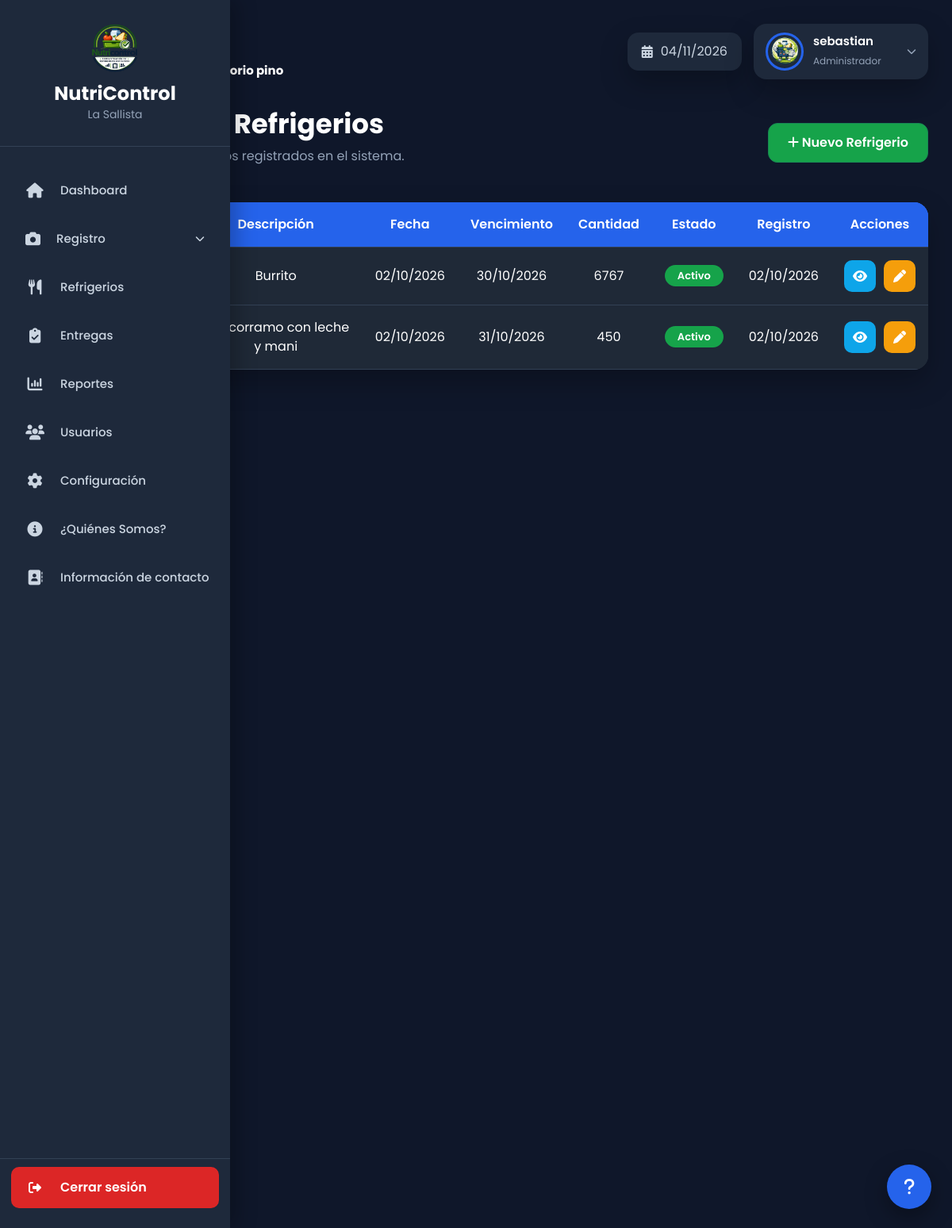
/index.php?url=refrigerios (signed in), run on the app's committed database.
### tables this page shows
CREATE TABLE `refrigerios` (
  `id` int(11) NOT NULL,
  `nombre` varchar(120) NOT NULL,
  `descripcion` text DEFAULT NULL,
  `fecha` date NOT NULL,
  `fecha_vencimiento` date DEFAULT NULL,
  `cantidad` int(11) NOT NULL DEFAULT 0,
  `stock_minimo` int(11) NOT NULL DEFAULT 1,
  `estado` enum('Activo','Inactivo') DEFAULT 'Activo',
  `fecha_registro` timestamp NOT NULL DEFAULT current_timestamp()
);

### app/core/Controller.php (called while the page is built, shortened)
<?php
abstract class Controller
{
    protected function view(string $view, array $data = []): void
    {
        extract($data);
        $archivo = VIEW_PATH . '/' . $view . '.php';
        require $archivo;
    }
}

### app/controllers/RefrigeriosController.php (called while the page is built, shortened)
<?php
require_once APP_PATH . '/core/Controller.php';
require_once MODEL_PATH . '/Refrigerio.php';
class RefrigeriosController extends Controller
{
    private Refrigerio $refrigerioModel;
    public function __construct()
    {
        $this->refrigerioModel = new Refrigerio();
    }
    public function index(): void
    {
        $this->listar();
    }
    public function listar(): void
    {
        $refrigerios = $this->refrigerioModel->listar();
        $this->view('refrigerios/listar', [
            'refrigerios' => $refrigerios,
            'esAdministrador' => $this->esAdministrador(),
            'esSuperAdministrador' => $this->esSuperAdministrador()
        ]);
    }
}

### app/core/Router.php (called while the page is built, shortened)
<?php
class Router
{
    public function ejecutar(): void
    {
        $url = $_GET['url'] ?? '';
        $url = trim($url, '/');
        if ($url === '') {
            $controlador = 'AuthController';
            $metodo = 'index';
            $parametros = [];
        } else {
            $partes = explode('/', $url);
            $metodo = $partes[1] ?? 'index';
            $parametros = array_slice($partes, 2);
        }
        $objeto = new $controlador();
        call_user_func_array(
            [$objeto, $metodo],
            $parametros
        );
    }
}

### index.php (called while the page is built, shortened)
<?php
require_once APP_PATH . '/core/Router.php';
$router = new Router();
$router->ejecutar();

### app/models/Database.php (called while the page is built)
<?php
class Database
{
    private static ?PDO $conexion = null;
    public static function conectar(): PDO
    {
        if (self::$conexion === null) {
            $dsn = "mysql:host=" . DB_HOST .
                   ";dbname=" . DB_NAME .
                   ";charset=" . DB_CHARSET;
            try {
                self::$conexion = new PDO(
                    $dsn,
                    DB_USER,
                    DB_PASS,
                    [
                        PDO::ATTR_ERRMODE => PDO::ERRMODE_EXCEPTION,
                        PDO::ATTR_DEFAULT_FETCH_MODE => PDO::FETCH_ASSOC,
                        PDO::ATTR_EMULATE_PREPARES => false
                    ]
                );
            } catch (PDOException $e) {
                exit('Error de conexión: ' . $e->getMessage());
            }
        }
        return self::$conexion;
    }
}

### app/core/Model.php (called while the page is built, shortened)
<?php
require_once MODEL_PATH . '/Database.php';
abstract class Model
{
    protected PDO $db;
    public function __construct()
    {
        $this->db = Database::conectar();
    }
    protected function query(string $sql): PDOStatement
    {
        return $this->db->query($sql);
    }
    protected function fetchAll(PDOStatement $stmt): array
    {
        return $stmt->fetchAll();
    }
}

### app/models/Refrigerio.php (called while the page is built, shortened)
<?php
require_once APP_PATH . '/core/Model.php';
class Refrigerio extends Model
{
    public function listar(): array
    {
        $stmt = $this->query("
            SELECT *
            FROM refrigerios
            ORDER BY fecha DESC, id DESC
        ");
        return $this->fetchAll($stmt);
    }
}

### app/views/refrigerios/listar.php (the view, shortened to what this page needs)
<?php
require APP_PATH . '/views/layouts/header.php';
require APP_PATH . '/views/layouts/sidebar.php';
?>
<div class="main-content">
    <?php require APP_PATH . '/views/layouts/topbar.php'; ?>
    <div class="page-header">
        <div>
            <h2>Gestión de Refrigerios</h2>
            <p>Administra los refrigerios registrados en el sistema.</p>
        </div>
        <?php if ($esAdministrador): ?>
            <a
                href="<?= BASE_URL ?>index.php?url=refrigerios/crear"
                class="btn btn-success"
            >
                <i class="fa-solid fa-plus"></i>
                Nuevo Refrigerio
            </a>
        <?php endif; ?>
    </div>
    <div class="table-container">
        <table class="table">
            <thead>
                <tr>
                    <th>Nombre</th>
                    <th>Descripción</th>
                    <th>Fecha</th>
                    <th>Vencimiento</th>
                    <th>Cantidad</th>
                    <th>Estado</th>
                    <th>Registro</th>
                    <th>Acciones</th>
                </tr>
            </thead>
            <tbody>
                <?php if (empty($refrigerios)): ?>
                    <tr>
                        <td colspan="8">
                            No hay refrigerios registrados.
                        </td>
                    </tr>
                <?php else: ?>
                    <?php foreach ($refrigerios as $r): ?>
                        <tr>
                            <td>
                                <strong>
                                </strong>
                            </td>
                            <td>
                                <?= htmlspecialchars(
                                    $r['descripcion']
                                ) ?>
                            </td>
                            <td>
                                <?= !empty($r['fecha'])
                                    ? date(
                                        'd/m/Y',
                                        strtotime($r['fecha'])
                                    )
                                    : 'Sin fecha'
                                ?>
                            </td>
                            <td>
                                <?= !empty($r['fecha_vencimiento'])
                                    ? date(
                                        'd/m/Y',
                                        strtotime($r['fecha_vencimiento'])
                                    )
                                    : 'Sin fecha'
                                ?>
                            </td>
                            <td>
                                <?= (int) ($r['cantidad'] ?? 0) ?>
                            </td>
                            <td>
                                <?php if (
                                    $r['estado'] === 'Activo'
                                ): ?>
                                    <span class="badge usuario">
                                        Activo
                                    </span>
                                <?php else: ?>
                                    <span class="badge administrador">
                                        Inactivo
                                    </span>
                                <?php endif; ?>
                            </td>
                            <td>
                                <?= !empty($r['fecha_registro'])
                                    ? date(
                                        'd/m/Y',
                                        strtotime($r['fecha_registro'])
                                    )
                                    : 'Sin fecha'
                                ?>
                            </td>
                            <td>
                                <div class="acciones">
                                    <a
                                        href="<?= BASE_URL ?>index.php?url=refrigerios/detalle/<?= (int) $r['id'] ?>"
                                        class="btn-info"
                                        title="Ver refrigerio"
                                    >
                                        <i class="fa-solid fa-eye"></i>
                                    </a>
                                    <?php if ($esAdministrador): ?>
                                        <a
                                            href="<?= BASE_URL ?>index.php?url=refrigerios/editar/<?= (int) $r['id'] ?>"
                                            class="btn-warning"
                                            title="Editar refrigerio"
                                        >
                                            <i class="fa-solid fa-pen"></i>
                                        </a>
                                    <?php endif; ?>
                                </div>
                            </td>
                        </tr>
                    <?php endforeach; ?>
                <?php endif; ?>
            </tbody>
        </table>
    </div>
</div>
<?php
require APP_PATH . '/views/layouts/footer.php';
?>

### public/css/dashboard.css (style rules this page uses)
:root { --primary: #2563eb; --primary-dark: #1d4ed8; --success: #16a34a; --danger: #dc2626; --warning: #f59e0b; --info: #06b6d4; --bg: #0f172a; --bg2: #1e293b; --bg3: #273449; --text: #ffffff; --text2: #cbd5e1; --text3: #94a3b8; --border: #334155; --radius: 18px; --shadow: 0 15px 35px rgba(0, 0, 0, .25); }
* { margin: 0; padding: 0; box-sizing: border-box; font-family: 'Poppins', sans-serif; }
html { scroll-behavior: smooth; }
body { background: var(--bg); color: var(--text); overflow-x: hidden; }
a { text-decoration: none; }
.main-content { flex: 1; width: calc(100% - 290px); min-width: 0; margin-left: 290px; padding: 30px; overflow-x: hidden; transition: .30s; }
.page-header { display: flex; justify-content: space-between; align-items: flex-start; gap: 20px; flex-wrap: wrap; margin-bottom: 30px; }
.page-header h2 { color: var(--text); font-size: 34px; font-weight: 700; }
.page-header p { color: var(--text3); margin-top: 5px; }
.btn { padding: 11px 18px; border-radius: 12px; font-weight: 600; transition: .25s; }
.btn-success { background: var(--success); color: #ffffff; }
.btn-warning { background: var(--warning); color: #ffffff; }
.btn-info { background: var(--info); color: #ffffff; }
.table-container { width: 100%; max-width: 100%; background: var(--bg2); border-radius: var(--radius); padding: 20px; box-shadow: var(--shadow); overflow-x: auto; }
.table { width: 100%; min-width: 900px; border-collapse: collapse; }
.table thead { background: var(--primary); }
.table thead th { padding: 18px; color: #ffffff; font-weight: 600; border: none; }
.table tbody td { padding: 18px; color: var(--text2); border-bottom: 1px solid var(--border); }
.table tbody tr { transition: .20s; }
.badge { display: inline-flex; align-items: center; justify-content: center; padding: 7px 16px; border-radius: 30px; font-size: 13px; font-weight: 600; white-space: nowrap; }
.badge.usuario { background: var(--success); color: #ffffff; }

### public/css/usuarios.css (style rules this page uses)
.page-header { display:flex; justify-content:space-between; align-items:center; gap:20px; margin-bottom:30px; flex-wrap:wrap; }
.page-header h2 { color:#fff; font-size:34px; font-weight:700; margin:0; }
.page-header p { color:#94a3b8; margin-top:8px; }
.table-container { background:#1f2937; border-radius:18px; box-shadow:0 15px 35px rgba(0,0,0,.25); overflow:hidden; padding:0; }
.table { width:100%; margin:0; border-collapse:collapse !important; background:#1f2937 !important; color:#ffffff !important; }
.table thead { background:#2563eb; }
.table thead th { background:#2563eb !important; color:#ffffff !important; padding:18px; border:none !important; text-align:center; font-weight:600; }
.table tbody tr { background:#1f2937 !important; transition:.25s; }
.table tbody tr:last-child { border-bottom:none; }
.table tbody td { padding:18px; color:#ffffff !important; background:#1f2937 !important; border-top:1px solid #334155 !important; text-align:center; vertical-align:middle; }
.table tbody td strong { color:#fff; }
.badge { display:inline-flex; align-items:center; justify-content:center; padding:7px 16px; border-radius:30px; font-size:13px; font-weight:600; }
.badge.usuario { background:#2563eb; color:#fff; }
.acciones { display:flex; justify-content:center; align-items:center; gap:10px; }
.acciones .btn-info, .acciones .btn-warning, .acciones .btn-danger { width:40px; height:40px; display:flex; justify-content:center; align-items:center; border-radius:10px; color:#fff; text-decoration:none; transition:.25s; }
.acciones .btn-info { background:#0ea5e9; }
.acciones .btn-warning { background:#f59e0b; }
@media (max-width:1200px) { .table { min-width:1100px; } }

### public/css/reportes.css (style rules this page uses)
.page-header { display:flex; justify-content:space-between; align-items:center; gap:20px; margin-bottom:30px; flex-wrap:wrap; }
.page-header h2 { color:#ffffff; font-size:34px; font-weight:700; margin:0; }
.page-header p { color:#94a3b8; margin-top:8px; }
.table { width:100%; border-collapse:collapse; margin:0; background:transparent !important; }
.table thead tr { background:#2563eb; }
.table thead th { color:#ffffff !important; padding:16px; text-align:center; border:none; }
.table tbody td { background:#1f2937 !important; color:#ffffff !important; border-top:1px solid #334155; padding:16px; text-align:center; }

### data on the page
refrigerios: descripcion "Burrito", fecha "02/10/2026", fecha_vencimiento "30/10/2026", cantidad "6767", estado "Activo", fecha_registro "02/10/2026"
refrigerios: descripcion "Chocorramo con leche y mani", fecha "02/10/2026", fecha_vencimiento "31/10/2026", cantidad "450", estado "Activo", fecha_registro "02/10/2026"

### other printed values
$_SESSION['usuario']['apellido'] "osorio pino"
$_SESSION['usuario']['nombre'] "sebastian"
$_SESSION['usuario']['rol'] "Administrador"
